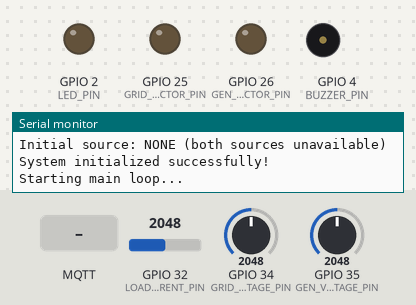
This program was run on a simulated ESP32-C3. Shown: output pins drawn as LEDs (lit = HIGH), buzzer (waves = sounding, pin HIGH), the last lines printed to the serial monitor. The test bench sets the inputs (shaded band); at power-on: GPIO 35 (GEN_VOLTAGE_PIN) = 2048, GPIO 34 (GRID_VOLTAGE_PIN) = 2048, GPIO 32 (LOAD_CURRENT_PIN) = 2048. WiFi joins after 1.5 s; servers stay silent unless stated; the local clock reads 2024-03-15 10:24:30 at power-on unless the program sets it; storage starts empty; no MQTT or app messages arrive unless stated.

Above: at 3.8 s.
3.9 s: MQTT message "GRID" arrives on the first subscribed topic
At 4.53 s:
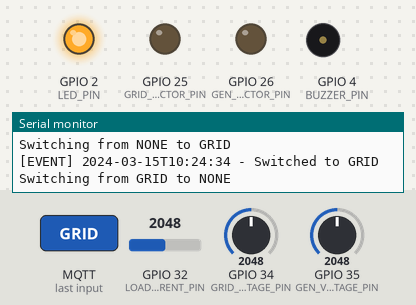
6.1 s: GPIO 35 (GEN_VOLTAGE_PIN) set to 427
7.6 s: GPIO 35 (GEN_VOLTAGE_PIN) set to 366
At 8.6 s:
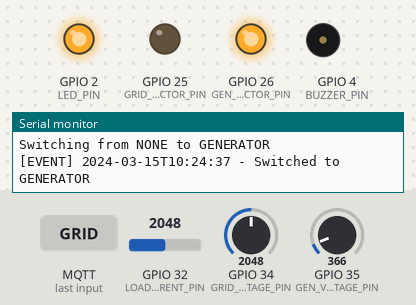
9.4 s: GPIO 34 (GRID_VOLTAGE_PIN) set to 425
10.9 s: GPIO 34 (GRID_VOLTAGE_PIN) set to 392
At 12.1 s:
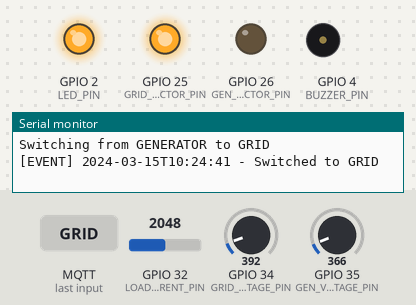
12.4 s: MQTT message "GENERATOR" arrives on the first subscribed topic
At 14.0 s:
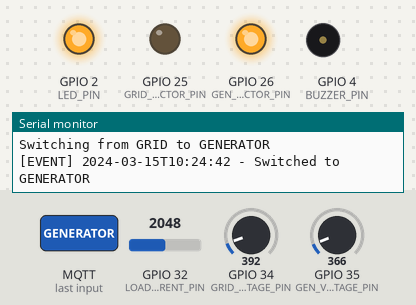
Timing chart, 0 to 19.0 s (numbered marks = the images above; inputs shaded):
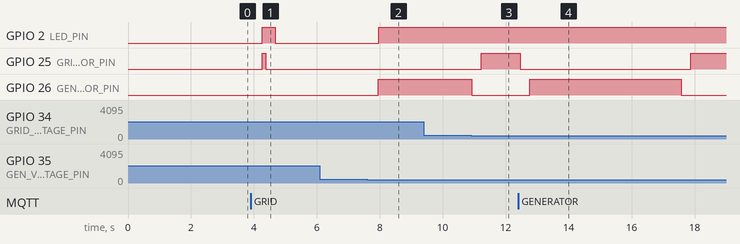

The program:

main.cpp
```cpp
#include <Arduino.h>
#include <WiFi.h>
#include <PubSubClient.h>
#include <RTClib.h>
#include <SD.h>
#include <SPI.h>
#include <ArduinoJson.h>
#include "config.h"

// Global Objects
RTC_DS3231 rtc;
WiFiClient espClient;
PubSubClient mqttClient(espClient);

// State Variables
enum PowerSource { GRID, GENERATOR, NONE };
PowerSource currentSource = NONE;
PowerSource previousSource = NONE;

unsigned long lastSwitchTime = 0;
unsigned long gridRestoreTime = 0;
unsigned long lastLogTime = 0;
unsigned long lastMqttPublish = 0;
unsigned long systemUptime = 0;

// Sensor Values
float gridVoltage = 0.0;
float genVoltage = 0.0;
float loadCurrent = 0.0;
float loadPower = 0.0;

// Function Declarations
void initPins();
void initRTC();
void initSD();
void initWiFi();
void initMQTT();
void checkInitialState();
float readVoltage(int pin);
float readCurrent(int pin);
void switchToSource(PowerSource source);
void monitorPowerSources();
void updateDataLog();
void logEvent(const char* event);
void handleMQTT();
void mqttCallback(char* topic, byte* payload, unsigned int length);
void publishStatus();
void reconnectMQTT();
bool isGridStable();
bool isGeneratorAvailable();

void setup() {
    Serial.begin(115200);
    delay(1000);

    Serial.println("\n=== Advanced Automatic Changeover Switch ===");
    Serial.println("Initializing system...");

    initPins();
    initRTC();
    initSD();
    initWiFi();
    initMQTT();
    checkInitialState();

    Serial.println("System initialized successfully!");
    Serial.println("Starting main loop...\n");
}

void loop() {
    // Main control loop - runs every 100ms
    unsigned long currentTime = millis();

    // Monitor power sources and handle switching
    monitorPowerSources();

    // Update data log every second
    if (currentTime - lastLogTime >= LOG_INTERVAL_MS) {
        updateDataLog();
        lastLogTime = currentTime;
    }

    // Publish MQTT status every second
    if (currentTime - lastMqttPublish >= 1000) {
        publishStatus();
        lastMqttPublish = currentTime;
    }

    // Handle MQTT
    if (!mqttClient.connected()) {
        reconnectMQTT();
    }
    mqttClient.loop();

    // Update system uptime
    systemUptime = currentTime / 1000;

    delay(100); // 100ms main loop delay
}

void initPins() {
    pinMode(GRID_CONTACTOR_PIN, OUTPUT);
    pinMode(GEN_CONTACTOR_PIN, OUTPUT);
    pinMode(LED_PIN, OUTPUT);
    pinMode(BUZZER_PIN, OUTPUT);

    // Ensure both contactors are OFF initially
    digitalWrite(GRID_CONTACTOR_PIN, LOW);
    digitalWrite(GEN_CONTACTOR_PIN, LOW);
    digitalWrite(LED_PIN, LOW);
    digitalWrite(BUZZER_PIN, LOW);

    Serial.println("Pins initialized");
}

void initRTC() {
    if (!rtc.begin()) {
        Serial.println("RTC not found! Using system time.");
    } else {
        if (rtc.lostPower()) {
            Serial.println("RTC lost power, setting time...");
            rtc.adjust(DateTime(F(__DATE__), F(__TIME__)));
        }
        Serial.println("RTC initialized");
    }
}

void initSD() {
    if (!SD.begin(SD_CS_PIN)) {
        Serial.println("SD card initialization failed!");
    } else {
        Serial.println("SD card initialized");

        // Create data.csv header if file doesn't exist
        if (!SD.exists("/data.csv")) {
            File dataFile = SD.open("/data.csv", FILE_WRITE);
            if (dataFile) {
                dataFile.println("timestamp,source,grid_voltage,gen_voltage,load_current,load_power");
                dataFile.close();
            }
        }

        // Create events.csv header if file doesn't exist
        if (!SD.exists("/events.csv")) {
            File eventFile = SD.open("/events.csv", FILE_WRITE);
            if (eventFile) {
                eventFile.println("timestamp,event");
                eventFile.close();
            }
        }
    }
}

void initWiFi() {
    WiFi.mode(WIFI_STA);
    WiFi.begin(WIFI_SSID, WIFI_PASSWORD);

    Serial.print("Connecting to WiFi");
    int attempts = 0;
    while (WiFi.status() != WL_CONNECTED && attempts < 20) {
        delay(500);
        Serial.print(".");
        attempts++;
    }

    if (WiFi.status() == WL_CONNECTED) {
        Serial.println();
        Serial.print("WiFi connected! IP address: ");
        Serial.println(WiFi.localIP());
    } else {
        Serial.println();
        Serial.println("WiFi connection failed!");
    }
}

void initMQTT() {
    mqttClient.setServer(MQTT_BROKER, MQTT_PORT);
    mqttClient.setCallback(mqttCallback);
    reconnectMQTT();
}

void reconnectMQTT() {
    while (!mqttClient.connected()) {
        Serial.print("Attempting MQTT connection...");

        if (mqttClient.connect(MQTT_CLIENT_ID)) {
            Serial.println("connected!");
            mqttClient.subscribe(MQTT_TOPIC_CONTROL);
            logEvent("MQTT connected");
        } else {
            Serial.print("failed, rc=");
            Serial.print(mqttClient.state());
            Serial.println(" try again in 5 seconds");
            delay(5000);
        }
    }
}

void mqttCallback(char* topic, byte* payload, unsigned int length) {
    String message = "";
    for (unsigned int i = 0; i < length; i++) {
        message += (char)payload[i];
    }

    Serial.print("Message arrived [");
    Serial.print(topic);
    Serial.print("] ");
    Serial.println(message);

    if (String(topic) == MQTT_TOPIC_CONTROL) {
        if (message == "GRID") {
            switchToSource(GRID);
        } else if (message == "GENERATOR") {
            switchToSource(GENERATOR);
        } else if (message == "AUTO") {
            // Enable automatic mode (already enabled by default)
            logEvent("Automatic mode enabled");
        }
    }
}

void checkInitialState() {
    Serial.println("Checking initial power state...");

    // Read initial voltages
    gridVoltage = readVoltage(GRID_VOLTAGE_PIN);
    genVoltage = readVoltage(GEN_VOLTAGE_PIN);

    Serial.print("Grid voltage: ");
    Serial.print(gridVoltage);
    Serial.println(" V");

    Serial.print("Generator voltage: ");
    Serial.print(genVoltage);
    Serial.println(" V");

    // Determine initial source
    if (gridVoltage > VOLTAGE_THRESHOLD_HIGH) {
        switchToSource(GRID);
        Serial.println("Initial source: GRID");
    } else if (genVoltage > VOLTAGE_THRESHOLD_HIGH) {
        switchToSource(GENERATOR);
        Serial.println("Initial source: GENERATOR");
    } else {
        switchToSource(NONE);
        Serial.println("Initial source: NONE (both sources unavailable)");
    }
}

float readVoltage(int pin) {
    int adcValue = analogRead(pin);
    float voltage = (adcValue / 4095.0) * 3.3; // ESP32 ADC is 0-3.3V

    // ZMPT101B calibration: 2.5V is zero point, 250V AC = 5V DC
    float acVoltage = abs(voltage - 1.65) * (250.0 / 1.65) * VOLTAGE_SENSOR_SCALE / 100.0;

    return acVoltage;
}

float readCurrent(int pin) {
    int adcValue = analogRead(pin);
    float voltage = (adcValue / 4095.0) * 3.3; // ESP32 ADC is 0-3.3V

    // SCT-013 calibration with 33Ω burden resistor
    // 1V per 30A for 30A model
    float current = abs(voltage - 1.65) / BURDEN_RESISTOR * CURRENT_SENSOR_SCALE;

    return current;
}

bool isGridStable() {
    float voltage = readVoltage(GRID_VOLTAGE_PIN);
    return (voltage > VOLTAGE_THRESHOLD_HIGH);
}

bool isGeneratorAvailable() {
    float voltage = readVoltage(GEN_VOLTAGE_PIN);
    return (voltage > VOLTAGE_THRESHOLD_HIGH);
}

void switchToSource(PowerSource source) {
    // Safety: Ensure dead time
    unsigned long currentTime = millis();
    if (currentTime - lastSwitchTime < SWITCH_DELAY_MS) {
        return;
    }

    // Don't switch if already on desired source
    if (currentSource == source) {
        return;
    }

    Serial.print("Switching from ");
    switch (currentSource) {
        case GRID: Serial.print("GRID"); break;
        case GENERATOR: Serial.print("GENERATOR"); break;
        case NONE: Serial.print("NONE"); break;
    }
    Serial.print(" to ");
    switch (source) {
        case GRID: Serial.print("GRID"); break;
        case GENERATOR: Serial.print("GENERATOR"); break;
        case NONE: Serial.print("NONE"); break;
    }
    Serial.println();

    // Turn off both contactors first (safety interlock)
    digitalWrite(GRID_CONTACTOR_PIN, LOW);
    digitalWrite(GEN_CONTACTOR_PIN, LOW);
    delay(SWITCH_DELAY_MS); // Dead-time delay

    // Switch to desired source
    previousSource = currentSource;
    currentSource = source;

    if (source == GRID) {
        digitalWrite(GRID_CONTACTOR_PIN, HIGH);
        logEvent("Switched to GRID");
    } else if (source == GENERATOR) {
        digitalWrite(GEN_CONTACTOR_PIN, HIGH);
        logEvent("Switched to GENERATOR");
    } else {
        logEvent("Both sources OFF");
    }

    lastSwitchTime = currentTime;

    // Visual feedback
    digitalWrite(LED_PIN, (source != NONE) ? HIGH : LOW);
}

void monitorPowerSources() {
    // Read sensor values
    gridVoltage = readVoltage(GRID_VOLTAGE_PIN);
    genVoltage = readVoltage(GEN_VOLTAGE_PIN);
    loadCurrent = readCurrent(LOAD_CURRENT_PIN);
    loadPower = gridVoltage * loadCurrent; // Approximate power calculation

    // Automatic switching logic
    if (isGridStable()) {
        // Grid is available and stable
        if (currentSource == GENERATOR) {
            // Currently on generator, check if we should switch back
            if (millis() - gridRestoreTime > GRID_STABLE_TIME_MS) {
                switchToSource(GRID);
            }
        } else if (currentSource == NONE) {
            // No source active, switch to grid
            switchToSource(GRID);
            gridRestoreTime = millis();
        } else {
            // Already on grid, update restore time
            gridRestoreTime = millis();
        }
    } else {
        // Grid failed
        if (currentSource == GRID) {
            gridRestoreTime = 0; // Reset restore timer

            // Check if generator is available
            if (isGeneratorAvailable()) {
                switchToSource(GENERATOR);
            } else {
                switchToSource(NONE);
                logEvent("POWER FAILURE - Both sources down");
            }
        } else if (currentSource == NONE && isGeneratorAvailable()) {
            // Generator became available
            switchToSource(GENERATOR);
        }
    }

    // Overcurrent protection (optional - adjust threshold as needed)
    if (loadCurrent > 20.0 && currentSource != NONE) {
        Serial.println("WARNING: Overcurrent detected!");
        // Could implement automatic shutdown here if needed
    }
}

void updateDataLog() {
    DateTime now = rtc.now();

    // Log to SD card
    File logFile = SD.open("/data.csv", FILE_WRITE);
    if (logFile) {
        logFile.print(now.timestamp());
        logFile.print(",");

        switch (currentSource) {
            case GRID: logFile.print("GRID"); break;
            case GENERATOR: logFile.print("GENERATOR"); break;
            case NONE: logFile.print("NONE"); break;
        }

        logFile.print(",");
        logFile.print(gridVoltage);
        logFile.print(",");
        logFile.print(genVoltage);
        logFile.print(",");
        logFile.print(loadCurrent);
        logFile.print(",");
        logFile.println(loadPower);

        logFile.close();
    }
}

void logEvent(const char* event) {
    DateTime now = rtc.now();

    // Log to serial
    Serial.print("[EVENT] ");
    Serial.print(now.timestamp());
    Serial.print(" - ");
    Serial.println(event);

    // Log to SD card
    File eventFile = SD.open("/events.csv", FILE_WRITE);
    if (eventFile) {
        eventFile.print(now.timestamp());
        eventFile.print(",");
        eventFile.println(event);
        eventFile.close();
    }

    // Publish to MQTT
    StaticJsonDocument<200> doc;
    doc["timestamp"] = now.timestamp();
    doc["event_type"] = "SWITCH";
    doc["event_data"]["message"] = event;

    char buffer[200];
    serializeJson(doc, buffer);
    mqttClient.publish(MQTT_TOPIC_EVENTS, buffer);
}

void publishStatus() {
    DateTime now = rtc.now();

    StaticJsonDocument<300> doc;
    doc["timestamp"] = now.timestamp();

    switch (currentSource) {
        case GRID: doc["source"] = "GRID"; break;
        case GENERATOR: doc["source"] = "GENERATOR"; break;
        case NONE: doc["source"] = "NONE"; break;
    }

    doc["grid_voltage"] = gridVoltage;
    doc["generator_voltage"] = genVoltage;
    doc["load_current"] = loadCurrent;
    doc["load_power"] = loadPower;
    doc["status"] = "NORMAL";
    doc["uptime"] = systemUptime;

    char buffer[300];
    serializeJson(doc, buffer);
    mqttClient.publish(MQTT_TOPIC_STATUS, buffer);
}
```

config.h
```cpp
#ifndef CONFIG_H
#define CONFIG_H

// WiFi Configuration
#define WIFI_SSID "YOUR_WIFI_SSID"
#define WIFI_PASSWORD "YOUR_WIFI_PASSWORD"

// MQTT Configuration
#define MQTT_BROKER "192.168.1.100"
#define MQTT_PORT 1883
#define MQTT_CLIENT_ID "changeover_esp32"

// Pin Definitions
#define GRID_VOLTAGE_PIN 34
#define GEN_VOLTAGE_PIN 35
#define LOAD_CURRENT_PIN 32
#define GRID_CONTACTOR_PIN 25
#define GEN_CONTACTOR_PIN 26
#define LED_PIN 2
#define BUZZER_PIN 4

// Voltage Thresholds
#define VOLTAGE_THRESHOLD_LOW 180.0   // Switch from grid when below (V)
#define VOLTAGE_THRESHOLD_HIGH 200.0  // Switch to grid when above (V)
#define SWITCH_DELAY_MS 300           // Dead-time delay (ms)
#define GRID_STABLE_TIME_MS 5000      // Time before switching back to grid (ms)

// Sensor Calibration
#define VOLTAGE_SENSOR_SCALE 100.0    // Calibration factor for voltage sensors
#define CURRENT_SENSOR_SCALE 30.0     // Calibration factor for current sensor (30A model)
#define BURDEN_RESISTOR 33.0          // Burden resistor value (ohms)

// Data Logging
#define LOG_INTERVAL_MS 1000          // Log data every second
#define SD_CS_PIN 5                   // SD card chip select pin

// MQTT Topics
#define MQTT_TOPIC_STATUS "changeover/status"
#define MQTT_TOPIC_CONTROL "changeover/control"
#define MQTT_TOPIC_EVENTS "changeover/events"

#endif
```

Measured:
- the behaviour switches between 410 and 409 on GPIO 35 (GEN_VOLTAGE_PIN) (found by bisection; images 1 and 2)
- the behaviour switches between 410 and 409 on GPIO 34 (GRID_VOLTAGE_PIN) (found by bisection; images 2 and 3)
- after the input at 3.9 s, GPIO 2 (LED_PIN): LOW → HIGH after 0.37 s, → LOW 0.41 s later; GPIO 25 (GRID_CONTACTOR_PIN): LOW → HIGH after 0.36 s, → LOW 0.11 s later
- after the input at 6.1 s, every drawn part: stays the same
- after the input at 7.6 s, GPIO 2 (LED_PIN): LOW → HIGH after 0.37 s; GPIO 26 (GEN_CONTACTOR_PIN): LOW → HIGH after 0.36 s
- after the input at 9.4 s, every drawn part: stays the same
- after the input at 10.9 s, GPIO 25 (GRID_CONTACTOR_PIN): LOW → HIGH after 0.32 s; GPIO 26 (GEN_CONTACTOR_PIN): HIGH → LOW at once
- after the input at 12.4 s, GPIO 25 (GRID_CONTACTOR_PIN): HIGH → LOW after 0.07 s, → HIGH 5.4 s later; GPIO 26 (GEN_CONTACTOR_PIN): LOW → HIGH after 0.37 s, → LOW 4.8 s later
